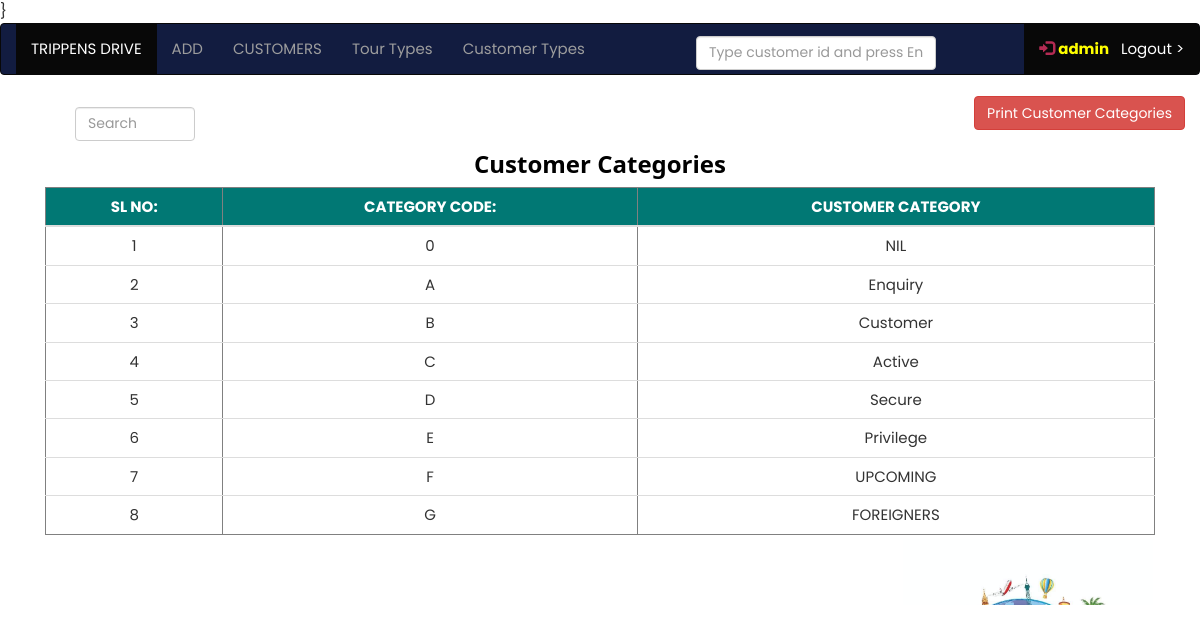
The page /view/view_customer_types.php (signed in) on the database its author committed.
### tables this page shows
CREATE TABLE `customer_category` (
  `customer_category_id` int(11) NOT NULL,
  `customer_code` varchar(250) NOT NULL,
  `customer_category` varchar(250) NOT NULL
);

### view/view_customer_types.php (the view, shortened to what this page needs)
<?php
include("../main/navbar.php");
 ?>
<!DOCTYPE html>
<html>
<head>
</head>
<body>
 <div class="container" style="height: 42vw;">
    <div class="col-md-12">
    <div class="container">
    <div class="col-lg-4" ><input class="form-control" placeholder="Search" id="myInput" type="text" style="width: 10vw; *background-color: white; margin-top: 1vw; color: black;">   </div>
    <div class="col-lg-6" > </div>
    <div class="col-lg-8" style="text-align:  right;"><button class="btn btn-danger"  onclick="print_page()">Print Customer Categories</button>
    </div>
    </div>
    </div>
    <div id="printableArea"  class="col-md-12" >
      <h3 style="text-align: center;"><b>Customer Categories</b></h3>
    <table border="1" class="table" >
        <thead >
                   <tr>
                      <th> SL NO:</th>
                      <th>CATEGORY CODE:</th>
                      <th>CUSTOMER CATEGORY</th>
                    </tr>
        </thead>
<tbody id="table">
<?php
        $sql="SELECT `customer_category_id`, `customer_code`, `customer_category` FROM `customer_category` ";
      $query=mysqli_query($conn,$sql);
      while($fetch=mysqli_fetch_array($query))
      {
       $customer_category_id=$fetch["customer_category_id"];
       $customer_code=$fetch["customer_code"];
       $customer_category=$fetch["customer_category"];
?>
   <tr class="table_row">
     <td style="cursor: pointer;" > <?php echo $customer_category_id;?> </td>
     <td style="cursor: pointer;"> <?php echo $customer_code;?> </td>
     <td style="cursor: pointer;"> <?php echo $customer_category;?> </td>
   </tr>
    <?php
}
?>
</tbody>
</table>
</div>
</div>
</body>
</html>

### css/w3.css (style rules this page uses)
html { box-sizing:border-box }
*,*:before,*:after { box-sizing:inherit }
html { -ms-text-size-adjust:100%;-webkit-text-size-adjust:100% }
body { margin:0 }
b,strong { font-weight:bolder }
button,input,select,textarea,optgroup { font:inherit;margin:0 }
button,input { overflow:visible }
button,select { text-transform:none }
button,[type=button],[type=reset],[type=submit] { -webkit-appearance:button }
html,body { font-family:Verdana,sans-serif;font-size:15px;line-height:1.5 }
html { overflow-x:hidden }
h3 { font-size:24px }
h1,h2,h3,h4,h5,h6 { font-family:"Segoe UI",Arial,sans-serif;font-weight:400;margin:10px 0 }

### main/navbar.php (style rules this page uses)
body { margin:0; }

### rows shown on the page
customer_category: customer_category_id "1", customer_code "0", customer_category "NIL"
customer_category: customer_category_id "2", customer_code "A", customer_category "Enquiry"
customer_category: customer_category_id "3", customer_code "B", customer_category "Customer"
customer_category: customer_category_id "4", customer_code "C", customer_category "Active"
customer_category: customer_category_id "5", customer_code "D", customer_category "Secure"
customer_category: customer_category_id "6", customer_code "E", customer_category "Privilege"
customer_category: customer_category_id "7", customer_code "F", customer_category "UPCOMING"
customer_category: customer_category_id "8", customer_code "G", customer_category "FOREIGNERS"

### other values the page prints
$user_name "admin"
